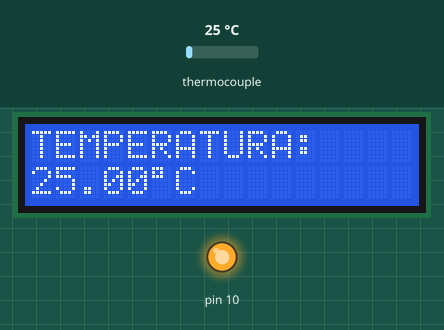
Simulated run of this sketch. Board: Arduino Uno, built with avr-gcc and run on an emulated ATmega328P. On the bench: 16×2 character LCD, output pins drawn as LEDs (lit = HIGH). Inputs (shaded band) come from the test bench; at power-on: thermocouple 25 °C.

Above: at 3.2 s.
3.3 s: thermocouple set to 6 °C
At 4.0 s:
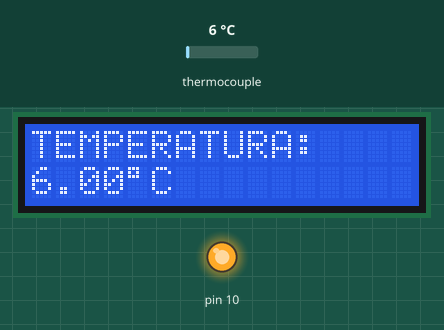
4.8 s: thermocouple set to 75 °C
At 6.1 s:
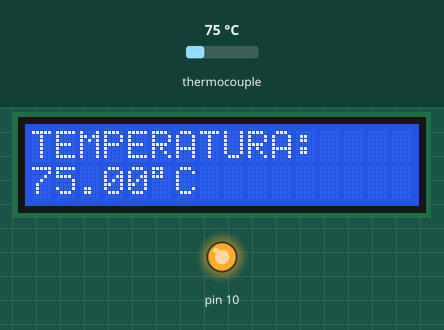
6.4 s: thermocouple set to 150 °C
At 7.4 s:
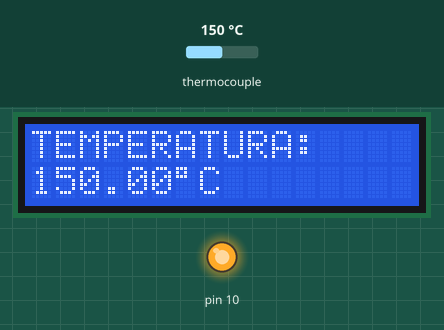
Timing chart, 0 to 9.4 s (numbered marks = the images above; inputs shaded):
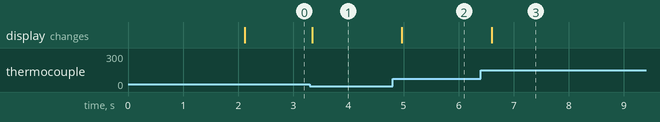

The sketch:

Temperatura.ino
```cpp
#include <Wire.h> // Biblioteca para comunicação I2C
#include <LiquidCrystal_I2C.h> // Biblioteca para controle do display LCD via I2C
#include <SPI.h>  // Biblioteca para comunicação SPI
#include <Adafruit_MAX31855.h>  // Biblioteca da Adafruit para o módulo MAX31855

#define col 16 // Definição do número de colunas do display
#define lin  2 // Definição do número de linhas do display
#define ende  0x27 // Definição do endereço do display
//Porta SDA: A4
//Porta SCL: A5
LiquidCrystal_I2C lcd(ende, col, lin); // Criação do objeto para o display I2C

// Definição dos pinos utilizados pelo MAX31855
int thermoDO = 12;  // Pino de saída de dados (MISO)
int thermoCS = 4;  // Pino de Chip Select (CS)
int thermoCLK = 5; // Pino de clock (CLK)

  float tempC = 0;// Inicializa variável da temperatura
  float tempC_Anterior = 0;// Inicializa variável da temperatura anterior
  bool em_erro = false;// Inicializa boolean da mensagem de erro

// Criação do objeto para comunicação com o MAX31855
Adafruit_MAX31855 thermocouple(thermoCLK, thermoCS, thermoDO);

void setup() {
  // Inicializa a comunicação SPI
  SPI.begin();

  // Inicializa o display LCD via I2C
  lcd.init();
  lcd.backlight();  // Liga o backlight do display
  lcd.clear(); // Limpa o LCD e exibe uma mensagem de prontidão
  lcd.setCursor(0, 0);// Move o cursor para a primeira linha
  lcd.print("INICIALIZADO!");
  lcd.setCursor(0, 1);// Move o cursor para a segunda linha
  lcd.print("PRONTO PARA USO.");
  delay(2000);  // Pausa de 2 segundos para exibir a mensagem
}

void loop() {
  tempC = thermocouple.readCelsius(); // Lê a temperatura em Celsius
  // Verifica se houve erro na leitura da temperatura
  if((isnan(tempC) == true) && (em_erro == false)){
    em_erro = true; // Muda o boolean para verdade e evita do display ficar atualizando sem necessidade (tela piscando)
    lcd.clear();  // Limpa o display
    lcd.print("ERRO DE LEITURA!");  // Exibe mensagem de erro no display
  }
  else{
    em_erro = false;
    if(tempC != tempC_Anterior){// Esse if é para evitar da tela fiscar piscando durante valores constantes, só atualiza quando o valor da temperatura mudar
      tempC_Anterior = tempC; // Recebe o novo valor de temperatura para futura comparação com novos valores
      lcd.clear();// Limpa o display
      lcd.setCursor(0, 0);// Move o cursor para a primeira linha
      lcd.print("TEMPERATURA:");  // Exibe "TEMPERATURA: "
      lcd.setCursor(0, 1);// Move o cursor para a segunda linha
      lcd.print(tempC);  // Exibe a temperatura
      lcd.write(223);    // Exibe o símbolo de grau (º)
      lcd.print("C");    // Exibe a letra "C"
    }
  }
  delay(200);// Espera 200ms para refazer a leitura
}
```

Measured:
- after the input at 3.3 s, the display: changes at once (image 1)
- after the input at 4.8 s, the display: changes after 0.17 s (image 2)
- after the input at 6.4 s, the display: changes after 0.20 s (image 3)
